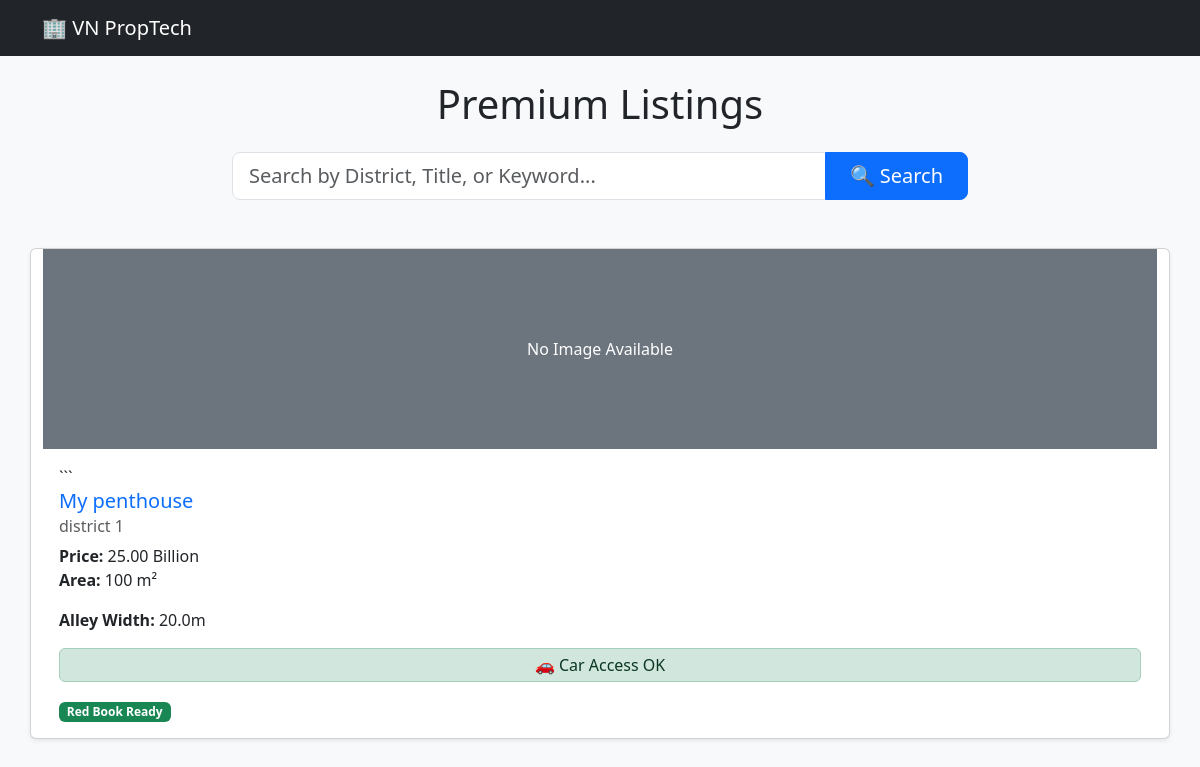
The app's page /, older data.
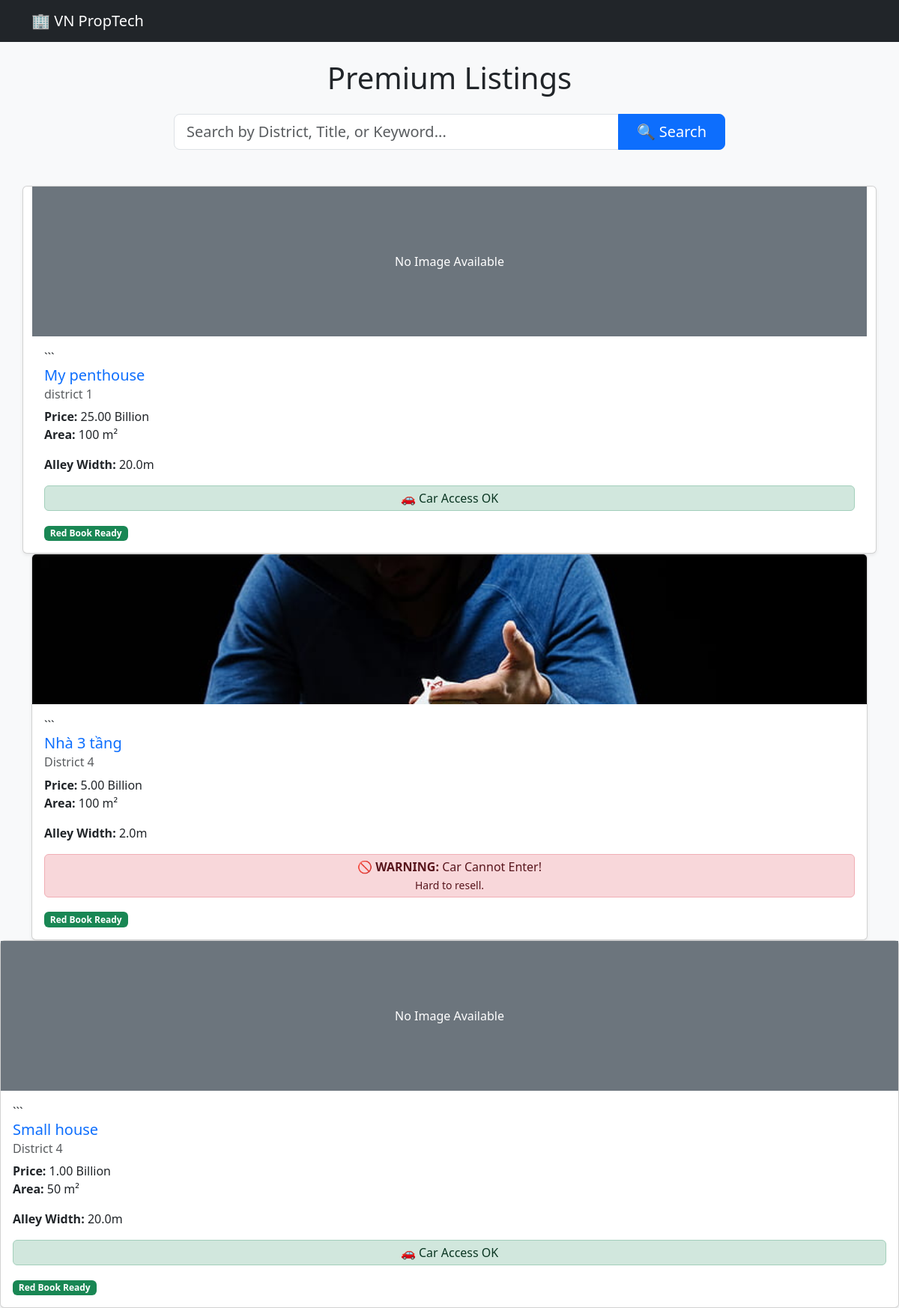
The same page, newer data.
### listings/models.py (models this page shows, shortened)
class Property(models.Model):
    title = models.CharField(max_length=200)
    price_in_billions = models.DecimalField(max_digits=10, decimal_places=2)
    location_district = models.CharField(max_length=100) # e.g., "District 1", "Thao Dien"
    area_sqm = models.IntegerField()
    alley_width_meters = models.FloatField(help_text="Width of the ngo/hem in front of house")
    is_legal_clear = models.BooleanField(default=False, help_text="Is the Red Book (So Do) ready?")
    ai_description = models.TextField(blank=True, null=True, help_text="Generated by OpenAI")
    main_photo = models.ImageField(upload_to='properties/', blank=True, null=True)

### listings/views.py (the view)
# urls.py: path('', views.property_list, name='listings_index'),
def property_list(request):
    properties = Property.objects.all().order_by('-price_in_billions') # Sort by price high to low
    query = request.GET.get('q') # 'q' matches the name="q" in the HTML input
    if query:
        properties = properties.filter(
            Q(title__icontains=query) |
            Q(location_district__icontains=query)
        )
    return render(request, 'listings/index.html', {'properties': properties})

### listings/templates/listings/index.html (shortened to what this page needs)
<!DOCTYPE html>
<html>
    <head>
        <link href="https://cdn.jsdelivr.net/npm/bootstrap@5.3.0/dist/css/bootstrap.min.css" rel="stylesheet">
    </head>
    <body class="bg-light">
        <nav class="navbar navbar-dark bg-dark mb-4">
            <div class="container">
                <a class="navbar-brand" href="#">🏢 VN PropTech</a>
            </div>
        </nav>
        <div class="container">
            <h1 class="mb-4 text-center">Premium Listings</h1>
            <div class="row mb-5">
                <div class="col-md-8 mx-auto">
                    <form method="GET" action="{% url 'listings_index' %}">
                        <div class="input-group input-group-lg">
                            <input type="text" name="q" class="form-control" placeholder="Search by District, Title, or Keyword..." value="{{ request.GET.q }}">
                            <button class="btn btn-primary px-4" type="submit">
                                🔍 Search
                            </button>
                        </div>
                    </form>
                </div>
            </div>
            <div class="row">
                {% if properties %}
                    {% for prop in properties %}
                    <div class="card shadow-sm h-100">
                        {% if prop.main_photo %}
                            <img src="{{ prop.main_photo.url }}" class="card-img-top" alt="{{ prop.title }}" style="height: 200px; object-fit: cover;">
                        {% else %}
                            <div class="bg-secondary text-white d-flex align-items-center justify-content-center" style="height: 200px;">
                                <span>No Image Available</span>
                            </div>
                        {% endif %}
                        <div class="card-body">
                            ```
                                    <h5 class="card-title">
                                        <a href="{% url 'property_detail' prop.pk %}" class="text-decoration-none text-primary stretched-link">
                                            {{ prop.title }}
                                        </a>
                                    </h5>
                                    <h6 class="card-subtitle mb-2 text-muted">{{ prop.location_district }}</h6>
                                    <p class="card-text">
                                        <strong>Price:</strong> {{ prop.price_in_billions }} Billion<br>
                                        <strong>Area:</strong> {{ prop.area_sqm }} m²
                                    </p>
                                    <p class="card-text">
                                        <strong>Alley Width:</strong> {{ prop.alley_width_meters }}m
                                    </p>
                                    {% if prop.alley_width_meters < 2.5 %}
                                        <div class="alert alert-danger p-1 text-center">
                                            🚫 <strong>WARNING:</strong> Car Cannot Enter!
                                            <br><small>Hard to resell.</small>
                                        </div>
                                    {% else %}
                                        <div class="alert alert-success p-1 text-center">
                                            🚗 Car Access OK
                                        </div>
                                    {% endif %}
                                    <div class="mt-3">
                                        {% if prop.is_legal_clear %}
                                            <span class="badge bg-success">Red Book Ready</span>
                                        {% else %}
                                            <span class="badge bg-warning text-dark">Processing Legal</span>
                                        {% endif %}
                                    </div>
                                </div>
                            </div>
                        </div>
                    {% endfor %}
                {% else %}
                    <div class="alert alert-info">No properties found. The market is quiet.</div>
                {% endif %}
            </div>
    </body>
</html>

Row changes from the older to the newer data that the page shows:
added Property: main_photo (picture), title "Nhà 3 tầng", location_district "District 4", price_in_billions "5.00", area_sqm "100", alley_width_meters "2.0", shows "WARNING:", is_legal_clear "Red Book Ready"
added Property: shows "No Image Available", title "Small house", location_district "District 4", price_in_billions "1.00", area_sqm "50", alley_width_meters "20.0", shows "🚗 Car Access OK", is_legal_clear "Red Book Ready"
